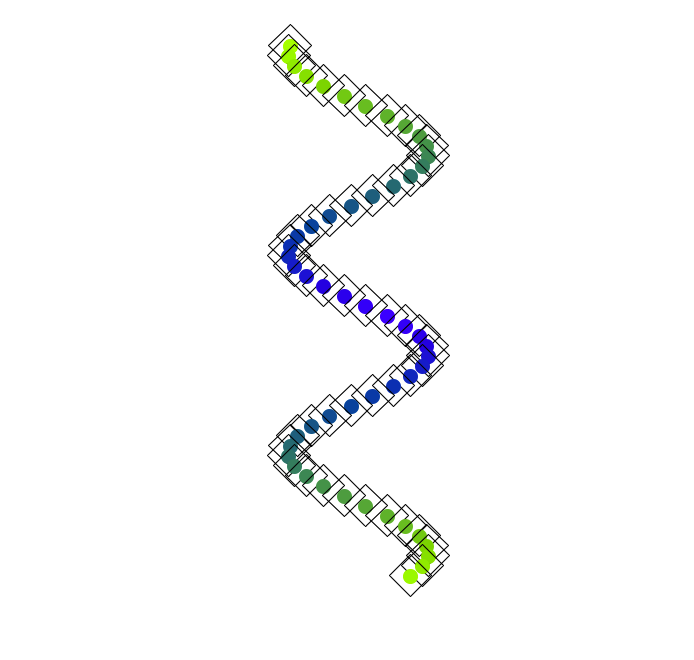

Source code (Python):
import os
import turtle
import random
import math
import PIL
from PIL import ImageGrab
from PIL import Image
from shapes import Rhombus

this_dir = os.getcwd()
bounds = (366, 140, 1060, 800)

class FilledRhombus(Rhombus):
		def draw(self, red):
				super().draw()
				self.turt.penup()
				self.turt.pencolor(abs(0.33 - red)/1.0, red, 1.0 - red)
				self.turt.width(15)
				self.turt.goto(self.x, self.y + 20)
				self.turt.pendown()
				self.turt.goto(self.x, self.y + 20)

def run():
		rhombi = []
		amplitude = 70
		frequency = math.pi/10
		phase = 20

		for r in range(270, -270, -1):
				if r % 10 == 0:
						x = amplitude * math.cos((r/10 * frequency) + phase)
						y = r
						w = 0.1
						rhombus = FilledRhombus(w, x, y)
						rhombus.setup()
						rhombi.append(rhombus)

		for r in rhombi:
				red = abs(r.y/270)
				r.draw(red)

		img = ImageGrab.grab(bbox=bounds)
		img.save(this_dir + '/tartle9/tart.png', quality=95)

	# readme = open('README.md', 'a')
	# readme.write('\n')
	# readme.write('![alt text](./tartle9/tart.png')
	# readme.write('tartle 9')
	# readme.write('&nbsp;')
